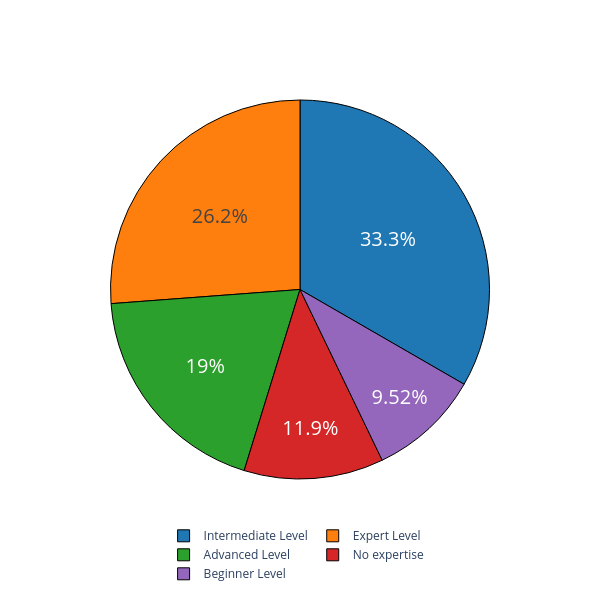

Write notebook code for a chart like this one.
### Code cell
##### Plot expertise

expertise_columns=result.columns[1]
fig = go.Figure()
colors = px.colors.qualitative.D3
fig.add_trace(go.Pie(labels=list(result[expertise_columns].value_counts().index),values=list(result[expertise_columns].value_counts())))
fig.update_traces( textfont_size=20,
                  marker=dict(colors=colors, line=dict(color='#000000', width=1)))

fig.update_layout(legend=dict( orientation="h", yanchor="middle", y=-0.20, x=0.19, title_font_family="Times New Roman",
 ))
fig.update_layout( width=600, height=600)


fig.show()
fig.write_image("images/expert_count.pdf")

### Figure 1 — Plotly figure (JSON) as saved in the notebook; plotly's stock layout.template omitted (floating-point values rounded to 4 significant figures)
{"data": [{"labels": ["Intermediate Level", "Expert Level", "Advanced Level", "No expertise", "Beginner Level"], "marker": {"colors": ["#1F77B4", "#FF7F0E", "#2CA02C", "#D62728", "#9467BD", "#8C564B", "#E377C2", "#7F7F7F", "#BCBD22", "#17BECF"], "line": {"color": "#000000", "width": 1}}, "textfont": {"size": 20}, "type": "pie", "values": [14, 11, 8, 5, 4]}], "layout": {"height": 600, "legend": {"orientation": "h", "title": {"font": {"family": "Times New Roman"}}, "x": 0.19, "y": -0.2, "yanchor": "middle"}, "width": 600}}
